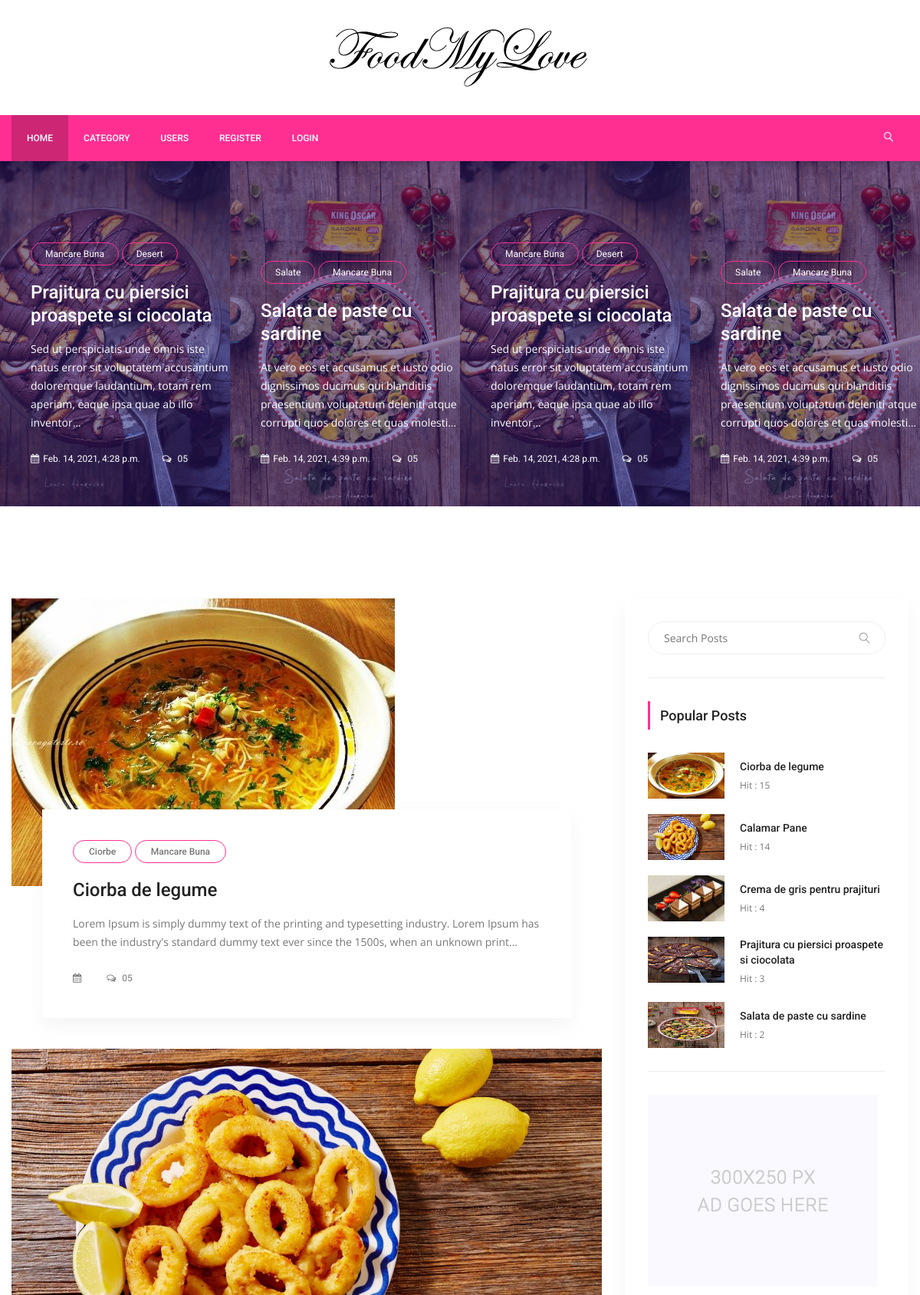
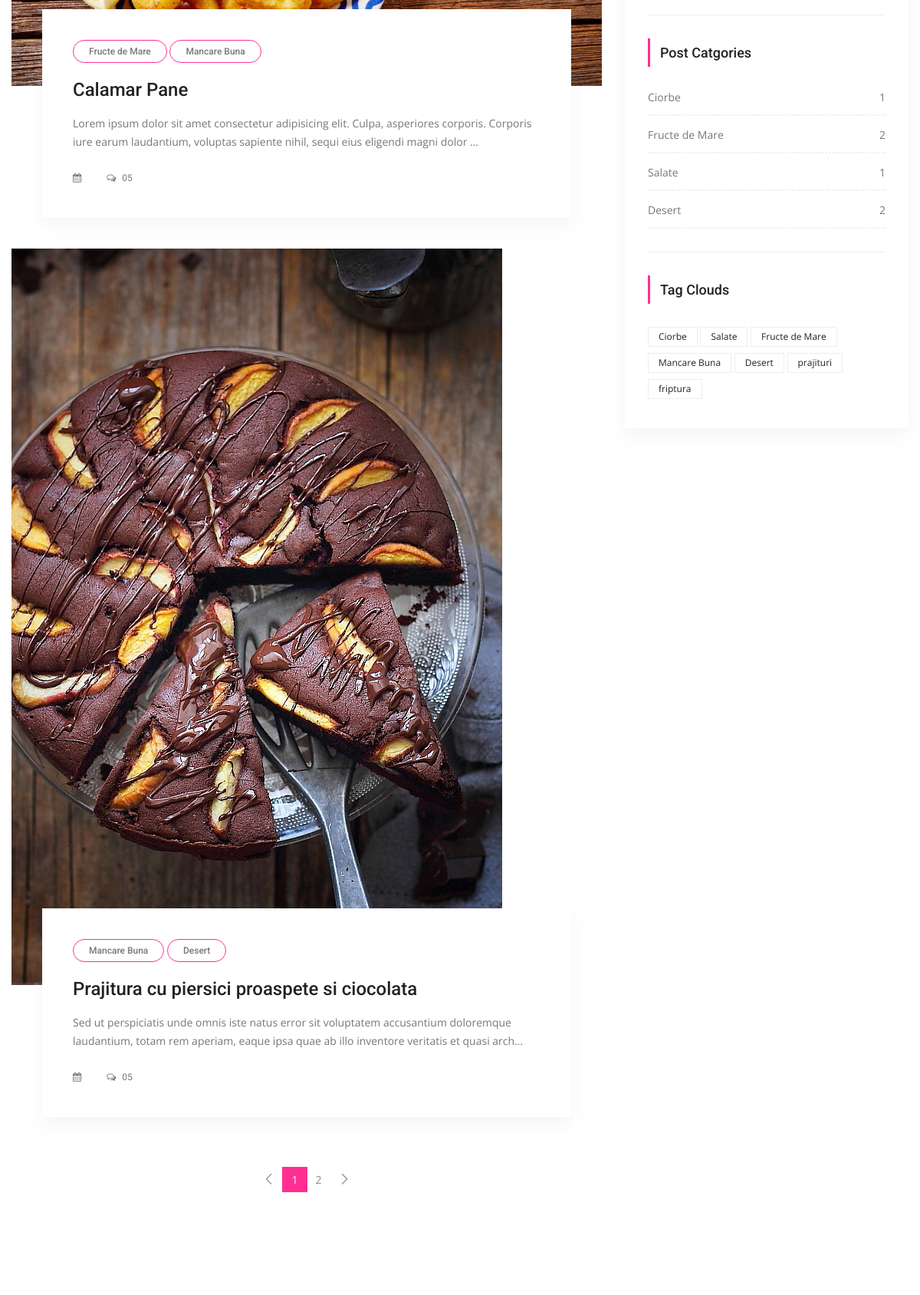
The page / (upper part) on the database its author committed (2 pictures, top to bottom).
### posts/models.py (models this page shows, shortened)
class Post(models.Model):
    title = models.CharField(max_length=150)
    content = models.TextField()
    publishing_date = models.DateTimeField(auto_now=True)
    image = models.ImageField(blank=True, null=True, upload_to='uploads/')
    user = models.ForeignKey(settings.AUTH_USER_MODEL,
                             on_delete=models.CASCADE)
    slug = models.SlugField(default='slug', editable=False)
    category = models.ForeignKey(Category,
                                 on_delete=models.CASCADE,
                                 default=1,
                                 related_name='posts')
    tag = models.ManyToManyField(Tag, related_name='posts', blank=True)
    slider_post = models.BooleanField(default=False)
    hit = models.PositiveIntegerField(default=0)

class Tag(models.Model):
    title = models.CharField(max_length=50)
    slug = models.SlugField(editable=False)
    def __str__(self):
        return self.title

class Category(models.Model):
    title = models.CharField(max_length=150)
    slug = models.SlugField(editable=False)
    def post_count(self):
        return self.posts.all().count()

### posts/views.py (the view)
# urls.py: path('', IndexView.as_view(), name='index'),
class IndexView(ListView):
    template_name = 'posts/index.html'
    model = Post
    context_object_name = 'posts'
    paginate_by = 3
    def get_context_data(self, *, object_list=None, **kwargs):
        context = super(IndexView, self).get_context_data(**kwargs)
        context['slider_posts'] = Post.objects.all().filter(slider_post=True)
        return context

### posts/templatetags/custom_tags.py (called while the page is built)
@register.simple_tag(name='categories')
def all_categories():
    return Category.objects.all()

@register.simple_tag(name='tags')
def all_tags():
    return Tag.objects.all()

@register.simple_tag(name='hit_posts')
def hit_posts():
    return Post.objects.order_by('-hit')[:5]

### templates/posts/index.html (shortened to what this page needs)
{% extends 'base.html' %}
{% load static %}
{% block content %}
        <section class="post_slider_area">
			<div class="post_slider_inner owl-carousel">
				{% for post in slider_posts %}
				<div class="item">
					<div class="post_s_item">
						<div class="post_img">
							<img src="{{ post.image.url }}" alt="">
						</div>
						<div class="post_text">
							{% for tag in post.tag.all %}
							<a class="cat" href="{% url 'tag_detail' tag.slug %}">{{ tag.title }}</a>
							{% endfor %}
							<a href={% url 'detail' pk=post.pk slug=post.slug %}><h4>{{ post.title }}</h4></a>
							<p>{{ post.content | truncatechars:150}}</p>
							<div class="date">
								<a href="#"><i class="fa fa-calendar" aria-hidden="true"></i>{{ post.publishing_date }}</a>
								<a href="#"><i class="fa fa-comments-o" aria-hidden="true"></i> 05</a>
							</div>
						</div>
					</div>
				</div>
				{% endfor %}
			</div>
        </section>
        <section class="blog_area p_120">
            <div class="container">
                <div class="row">
                    <div class="col-lg-8">
                        <div class="blog_left_sidebar">
                            {% for post in posts %}
                            <article class="blog_style1">
                            	<div class="blog_img">
                            		<img class="img-fluid" src="{{ post.image.url }}"alt="">
                            	</div>
                            	<div class="blog_text">
									<div class="blog_text_inner">
										{% for tag in post.tag.all %}
										<a class="cat" href="{% url 'tag_detail' tag.slug %}">{{ tag.title }}</a>
										{% endfor %}
										<a href="{% url 'detail' pk=post.pk slug=post.slug %}"><h4>{{ post.title }}</h4></a>
										<p>{{ post.content | truncatechars:175 }}</p>
										<div class="date">
											<a href="#"><i class="fa fa-calendar" aria-hidden="true"></i> {{ post.publishingdates }}</a>
											<a href="#"><i class="fa fa-comments-o" aria-hidden="true"></i> 05</a>
										</div>
									</div>
                            	</div>
                            </article>
                            {% endfor %}
							{% if is_paginated %}
                            <nav class="blog-pagination justify-content-center d-flex">
		                        <ul class="pagination">
									{% if page_obj.has_previous %}
		                            <li class="page-item">
		                                <a href="?page={{ page_obj.previous_page_number }}" class="page-link" aria-label="Previous">
		                                    <span aria-hidden="true">
		                                        <span class="lnr lnr-chevron-left"></span>
		                                    </span>
		                                </a>
		                            </li>
									{% else %}
									<li class="page-item disabled">
		                                <a href="#" class="page-link" aria-label="Previous">
		                                    <span aria-hidden="true">
		                                        <span class="lnr lnr-chevron-left"></span>
		                                    </span>
		                                </a>
		                            </li>
									{% endif %}
									{% for i in paginator.page_range %}
									{% if page_obj.number == i %}
		                            <li class="page-item active"><a href="#" class="page-link">{{ i }}</a></li>
									{% else %}
		                            <li class="page-item"><a href="?page={{ i }}" class="page-link">{{ i }}</a></li>
		                            {% endif %}
									{% endfor %}
									{% if page_obj.has_next %}
		                            <li class="page-item">
		                                <a href="?page={{ page_obj.next_page_number }}" class="page-link" aria-label="Next">
		                                    <span aria-hidden="true">
		                                        <span class="lnr lnr-chevron-right"></span>
		                                    </span>
		                                </a>
		                            </li>
									{% endif %}
		                        </ul>
		                    </nav>
							{% endif %}
                        </div>
                    </div>
                    {% include 'right_side.html' %}
                </div>
            </div>
        </section>
{% endblock %}

### templates/right_side.html
{% load static %}
{% load custom_tags %}
 <div class="col-lg-4">
    <div class="blog_right_sidebar">
        <aside class="single_sidebar_widget search_widget">
            <form action="{% url 'search' %}" method="GET">
                <div class="input-group">
                    <input type="text" class="form-control" placeholder="Search Posts" name='q'>
                    <span class="input-group-btn">
                        <button class="btn btn-default" type="button"><i class="lnr lnr-magnifier"></i></button>
                    </span>
                </div>
            </form>
            <div class="br"></div>
        </aside>
        <aside class="single_sidebar_widget popular_post_widget">
            <h3 class="widget_title">Popular Posts</h3>
            {% hit_posts as posts %}
            {% for post in posts %}
            <div class="media post_item">
                <img src="{{ post.image.url }}" alt="post" style="width: 100px; height: 60px;">
                <div class="media-body">
                    <a href="{% url 'detail' post.pk post.slug %}"><h3>{{ post.title }}</h3></a>
                    <p>Hit : {{ post.hit }}</p>
                </div>
            </div>
            {% endfor %}
            <div class="br"></div>
        </aside>
        <aside class="single_sidebar_widget">
            <a href="#"><img class="img-fluid" src="{% static "img/blog/add.jpg" %}" alt=""></a>
            <div class="br"></div>
        </aside>
        <aside class="single_sidebar_widget post_category_widget">
            <h4 class="widget_title">Post Catgories</h4>
            <ul class="list cat-list">
                {% categories as categories %}
                {% for category in categories %}
                <li>
                    <a href="{% url 'category_detail' pk=category.id slug=category.slug %}" class="d-flex justify-content-between">
                        <p>{{ category.title }}</p>
                        <p>{{ category.post_count }}</p>
                    </a>
                </li>
                {% endfor %}
            </ul>
            <div class="br"></div>
        </aside>
        <aside class="single-sidebar-widget tag_cloud_widget">
            <h4 class="widget_title">Tag Clouds</h4>
            <ul class="list">
                {% tags as labels %}
                {% for label in labels %}
                <li><a href="{% url 'tag_detail' label.slug %}">{{ label }}</a></li>
                {% endfor %}
            </ul>
        </aside>
    </div>
</div>

### rows shown on the page
Post: image (picture), title "Prajitura cu piersici proaspete si ciocolata", content "Sed ut perspiciatis unde omnis iste natus error sit voluptatem accusantium doloremque laudantium, totam rem aperiam, eaque ipsa quae ab illo inventor…", publishing_date "Feb. 14, 2021, 4:28 p.m.", content "Sed ut perspiciatis unde omnis iste natus error sit voluptatem accusantium doloremque laudantium, totam rem aperiam, eaque ipsa quae ab illo inventore veritatis et quasi arch…", hit "3"
Tag: title "Mancare Buna"
Tag: title "Desert"
Post: image (picture), title "Salata de paste cu sardine", content "At vero eos et accusamus et iusto odio dignissimos ducimus qui blanditiis praesentium voluptatum deleniti atque corrupti quos dolores et quas molesti…", publishing_date "Feb. 14, 2021, 4:39 p.m.", hit "2"
Tag: title "Salate"
Post: image (picture), title "Ciorba de legume", content "Lorem Ipsum is simply dummy text of the printing and typesetting industry. Lorem Ipsum has been the industry's standard dummy text ever since the 1500s, when an unknown print…", hit "15"
Tag: title "Ciorbe"
Post: image (picture), title "Calamar Pane", content "Lorem ipsum dolor sit amet consectetur adipisicing elit. Culpa, asperiores corporis. Corporis iure earum laudantium, voluptas sapiente nihil, sequi eius eligendi magni dolor …", hit "14"
Tag: title "Fructe de Mare"
Post: image (picture), title "Crema de gris pentru prajituri", hit "4"
Category: title "Ciorbe", post_count "1"
Category: title "Fructe de Mare", post_count "2"
Category: title "Salate", post_count "1"
Category: title "Desert", post_count "2"
Tag: title "prajituri"
Tag: title "friptura"

### other values the page prints
{{ i }} "1"
{{ i }} "2"
